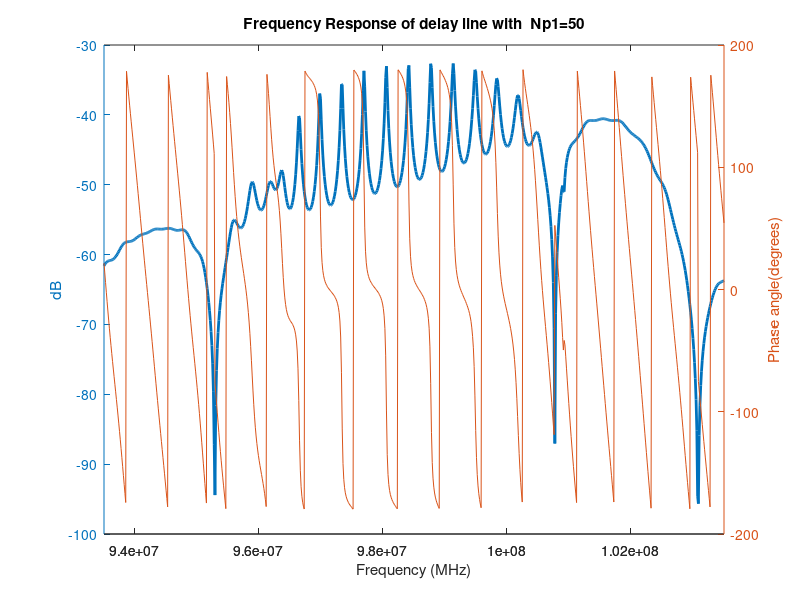

MATLAB code for this plot:
%Simulation of the frequency response of SAW delay line using the
%transmission matrix approach.
close all;
Vs=3488;  %SAW velocity on the free sections of YZ-LiNb03 substrate
Vm=3353.0924;  %SAW velocity on the metallized sections of YZ-LiNb03 substrate
%with  metallization height 200nm and wavelength 34.88um
Co=4.6e-10; %Capacitance per finger pair per unit length on YZ-LiNb03 substrate
K2=0.045;  %Electromechanical coupling coefficient for YZ-LiNb03 substrate
lambdao=34.88e-6;  %SAW wavelength
fo=Vs/lambdao;
W=80*lambdao; %Acoustic aperture
d=127.75*lambdao;  %Length of the delay line
fm=Vm/lambdao;
df=0.125*lambdao;
dm=0.25*lambdao;
Zo=1/(fo*Co*W*K2);  %acoustic impedance for the free sections
Zm=1/(fm*Co*W*K2); %acoustic impedance for the metallized sections
%Zm=169.66e3;
Nt1 =80;  %Number of electrodes in the input IDT
Nt3=30;  %Number of electrodes in the output IDT
h=200e-9;
k11=(0.018+(0.3*h/lambdao))*(2*pi/lambdao); %Self coupling coefficient for YZ-LiNb03 substrate
i=1;
for f=93.5e6:10e6/799:103.5e6
   lambda=Vs/f;
   omega=2*pi*f;


   %computing the ABCD matrix for a single finger
   thetaf=((2*pi*f*df)/(Vs));
   thetam=((2*pi*f*dm)/(Vm));
   Af=cos(thetaf);
   Bf=sqrt(-1)*Zo*sin(thetaf);
   Cf=sqrt(-1)*sin(thetaf)/Zo;
   Df=cos(thetaf);
   Am=cos(thetam);
   Bm=sqrt(-1)*Zm*sin(thetam);
   Cm=sqrt(-1)*sin(thetam)/Zm;
   Dm=cos(thetam);
   Afinger=[Af Bf;Cf Df]*[Am  Bm;Cm  Dm]*[Af Bf;Cf Df];
   Ase=Afinger(1,1);
   Bse=Afinger(1,2);
   Cse=Afinger(2,1);
   Dse=Afinger(2,2);
   thetae=acos(Ase);
   Ze=Bse/(sqrt(-1)*sin(thetae));
   %computing the 2x2 matrix for a single finger in the  IDT
   t11 =0.5*(2*Ase+(Bse/Zo)+Zo*Cse);
   t12=0.5*(Zo*Cse-(Bse/Zo));
   t13=((sqrt(-1 )*tan(thetae/2)*(Zo^0.5))/(2*Ze))*(-Ase-1 -(Bse/Zo));
   t21=-t12;
   t22=conj(t11);
   t23=sqrt(-1)*tan(thetae/2)*(Zo^0.5)*(1 +Ase-(Bse/Zo))/(2*Ze);
   t31=2*t13;
   t32=-2*t23;
   t33=sqrt(-1)*omega*Co*W*0.5+sqrt(-1)*2*(tan(thetae/2)/Ze)-sqrt(-1)*(sin(thetae)*(tan(thetae/2)^2))/Ze;
   %computing the 2x2  IDT matrix
   t1=[t11  t12;t21  t22]^Nt1;
   t3=[t11  t12;t21  t22]^Nt3;
   t111=t1(1,1);
   t113=t3(1,1);
   t121=t1(1,2);
   t123=t3(1,2);
   t211=t1(2,1);
   t213=t3(2,1);
   t221=t1(2,2);
   t223=t3(2,2);
   Bp=[t13;t23]+[t11  t12;t21  t22]*[-t13;-t23];
   Cp=[t31  t32]*[t11  t12;t21  t22]+[-t31  -t32];
   t33p=2*t33+[t31  t32]*[-t13;-t23];
   Tp=[t11 t12;t21 t22]^2;
   tauin=[0;0];
   tauprimein=[0 0];
   tauout=[0;0];
   tauprimeout=[0 0];
   t333=(Nt3/2)*t33p;
   t331=(Nt1/2)*t33p;
   %computing t13, t23, t31, t32, t33 values for the overall  IDT
   for i1=1:(Nt1/2)
       tauin=tauin+(Tp^(i1-1))*Bp;
       tauprimein=tauprimein+Cp*Tp^(i1 -1);
       t331 =t331 +((Nt1/2)-i1 )*Cp*Tp^(i1 -1 )*Bp;
   end
       for i2=1 :(Nt3/2)
           tauout=tauout+(Tp^(i2-1 ))*Bp;
           tauprimeout=tauprimeout+Cp*Tp^(i2-1);
           t333=t333+((Nt3/2)-i2)*Cp*Tp^(i2-1)*Bp;
       end
       t131=tauin(1,1);
       t133=tauout(1,1);
       t231=tauin(2,1);
       t233=tauout(2,1);
       t311 =tauprimein(1,1);
       t313=tauprimeout(1,1); 
       t321=tauprimein(1,2);
       t323=tauprimeout(1,2);
       %computing the matrix elements for the delay path
       thetad=2*pi*f*d/Vs;
       Ad=cos(thetad);
       Bd=sqrt(-1)*Zo*sin(thetad);
       Cd=sqrt(-1)*sin(thetad)/Zo;
       Dd=cos(thetad);
       thetaed=acos(Ad);
       Ze=Bd/(sqrt(-1)*sin(thetaed));
       d11 =0.5*(2*Ad+(Bd/Zo)+Zo*Cd);
       d12=0.5*(Zo*Cd-(Bd/Zo));
       d21=-d12;
       d22=0.5*(2*Ad-(Bd/Zo)-Zo*Cd);
       d2=[d11 d12;d21 d22];
       
       m=t1 *d2*t3;
       k=t1 *d2*[t133;t233];
       p=[t311  t321]*d2*t3;
       l=[t311  t321]*d2*[t133;t233];
       %computing y-parameters for the SAW delay line
       y11(i)=t331 -(p(1,1)*t131/m(1,1));
       y21(i)=-t313*t131/m(1,1);
       y12(i)=l(1,1)-(p(1,1)*k(1,1)/m(1,1));
       y22(i)=t333-(t313*k(1,1)/m(1,1));
       
       %computing s21 using y-parameters
       s21(i)=2*y21(i)/((1+y11(i))*(1+y22(i))-y12(i)*y21(i));
       s12(i)=2*y12(i)/((1+y11(i))*(1+y22(i))-y12(i)*y21(i));
       s11(i)=((1-y11(i))*(1+y22(i))+y12(i)*y21(i))/((1+y11(i))*(1+y22(i)-y12(i)*y21(i)));
       s22(i)=((1+y11(i))*(-+y22(i))+y12(i)*y21(i))/((1+y11(i))*(1+y22(i)-y12(i)*y21(i)));
       
       z11=((1+s11(i)*(1-s22(i))+s12(i)*s21(i))/((1-s11(i))*(1-s22(i))-s12(i)*s21(i)));
       z12=2*s12(i)/((1-s11(i))*(1-s22(i)-s12(i)*s21(i)));
       z21=2*s21(i)/((1-s11(i))*(1-s22(i)-s12(i)*s21(i)));
       z22=((1-s11(i)*(1+s22(i))+s12(i)*s21(i))/((1-s11(i))*(1-s22(i))-s12(i)*s21(i)));


       
       
       
       
       
       
       
       
       %modified s-parameter including source and load  impedance
       s21new(i)=-50*z12/(z12^2-(z11+50)*(z22+50));
       i=i+1;
end
f=93.5e6:10e6/799:103.5e6;
figure(1);
[ax,h1,h2]=plotyy(f,20*log10(abs(s21new)),f,angle(s21new)*180/pi);
title('Frequency Response of delay line with  Np1=50');
xlabel('Frequency (MHz)');
set(h1,'LineWidth',2)
set(h2,'LineWidth',0.5)
set(get(ax(1),'Ylabel'),'String','dB')
set(get(ax(2),'Ylabel'),'String','Phase angle(degrees)')

       


       